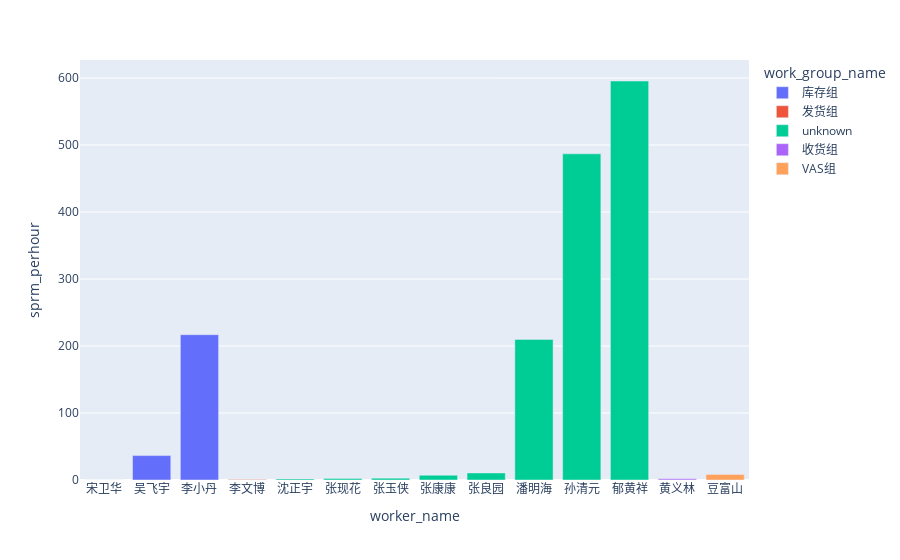

Write notebook code for a chart like this one.
### Code cell
px.bar(data_frame =  x = 'worker_name', y = 'sprm_perhour', color = 'work_group_name')

### Figure 1 — Plotly figure (JSON) as saved in the notebook; plotly's stock layout.template omitted (floating-point values rounded to 4 significant figures)
{"data": [{"alignmentgroup": "True", "hovertemplate": "work_group_name=库存组<br>worker_name=%{x}<br>sprm_perhour=%{y}<extra></extra>", "legendgroup": "库存组", "marker": {"color": "#636efa"}, "name": "库存组", "offsetgroup": "库存组", "orientation": "v", "showlegend": true, "textposition": "auto", "type": "bar", "x": ["宋卫华", "吴飞宇", "李小丹"], "xaxis": "x", "y": [0.1481, 36.44, 216.9], "yaxis": "y"}, {"alignmentgroup": "True", "hovertemplate": "work_group_name=发货组<br>worker_name=%{x}<br>sprm_perhour=%{y}<extra></extra>", "legendgroup": "发货组", "marker": {"color": "#EF553B"}, "name": "发货组", "offsetgroup": "发货组", "orientation": "v", "showlegend": true, "textposition": "auto", "type": "bar", "x": ["李文博"], "xaxis": "x", "y": [0.8611], "yaxis": "y"}, {"alignmentgroup": "True", "hovertemplate": "work_group_name=unknown<br>worker_name=%{x}<br>sprm_perhour=%{y}<extra></extra>", "legendgroup": "unknown", "marker": {"color": "#00cc96"}, "name": "unknown", "offsetgroup": "unknown", "orientation": "v", "showlegend": true, "textposition": "auto", "type": "bar", "x": ["沈正宇", "张现花", "张玉侠", "张康康", "张良园", "潘明海", "孙清元", "郁黄祥"], "xaxis": "x", "y": [1.667, 2.111, 2.778, 7.093, 10.56, 209.9, 486.9, 595.6], "yaxis": "y"}, {"alignmentgroup": "True", "hovertemplate": "work_group_name=收货组<br>worker_name=%{x}<br>sprm_perhour=%{y}<extra></extra>", "legendgroup": "收货组", "marker": {"color": "#ab63fa"}, "name": "收货组", "offsetgroup": "收货组", "orientation": "v", "showlegend": true, "textposition": "auto", "type": "bar", "x": ["黄义林"], "xaxis": "x", "y": [1.694], "yaxis": "y"}, {"alignmentgroup": "True", "hovertemplate": "work_group_name=VAS组<br>worker_name=%{x}<br>sprm_perhour=%{y}<extra></extra>", "legendgroup": "VAS组", "marker": {"color": "#FFA15A"}, "name": "VAS组", "offsetgroup": "VAS组", "orientation": "v", "showlegend": true, "textposition": "auto", "type": "bar", "x": ["豆富山"], "xaxis": "x", "y": [8.37], "yaxis": "y"}], "layout": {"barmode": "relative", "legend": {"title": {"text": "work_group_name"}, "tracegroupgap": 0}, "margin": {"t": 60}, "xaxis": {"anchor": "y", "domain": [0, 1], "title": {"text": "worker_name"}}, "yaxis": {"anchor": "x", "domain": [0, 1], "title": {"text": "sprm_perhour"}}}}
